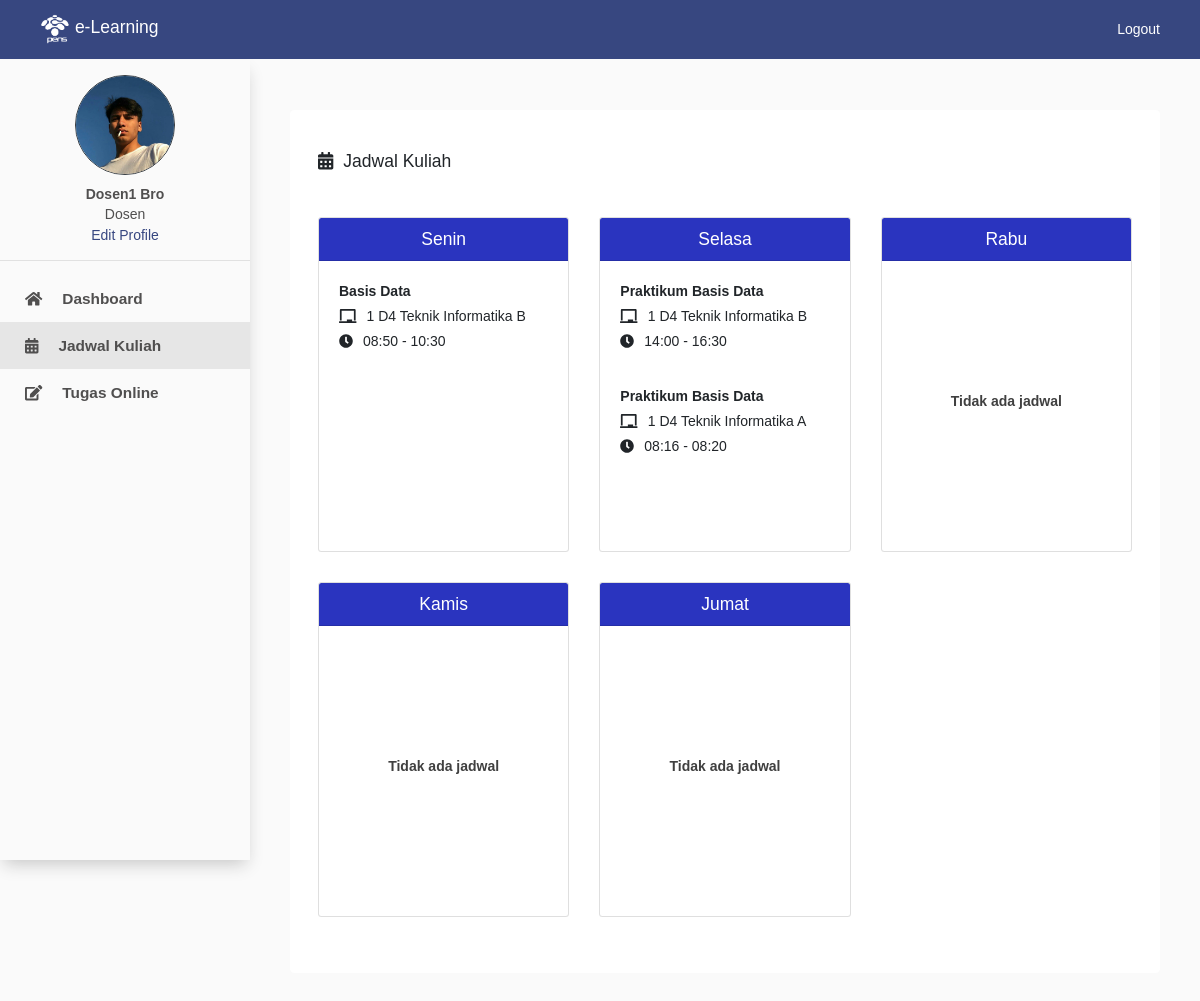
/view/dosen/jadwalKuliah.php (signed in), run on the app's committed database.
### tables this page shows
CREATE TABLE `user` (
  `id` int(11) NOT NULL,
  `user_id` int(11) NOT NULL,
  `nama` varchar(100) NOT NULL,
  `email` varchar(100) NOT NULL,
  `password` varchar(100) NOT NULL,
  `nama_foto` varchar(100) NOT NULL,
  `tipe_foto` varchar(100) NOT NULL,
  `role` varchar(100) NOT NULL
);

CREATE TABLE `jadwal` (
  `id` int(11) NOT NULL,
  `matkul_id` int(11) NOT NULL,
  `dosen_id` int(11) NOT NULL,
  `kelas_id` int(11) NOT NULL,
  `hari` varchar(100) NOT NULL,
  `jam_mulai` varchar(100) NOT NULL,
  `jam_selesai` varchar(100) NOT NULL
);

CREATE TABLE `matkul` (
  `id` int(11) NOT NULL,
  `matkul` varchar(100) NOT NULL,
  `sks` varchar(100) NOT NULL
);

CREATE TABLE `kelas` (
  `id` int(11) NOT NULL,
  `kelas` varchar(100) NOT NULL
);

### view/dosen/jadwalKuliah.php (the view, shortened to what this page needs)
<?php
include '../../config/connection.php';
$id = $_SESSION['id'];
$query = mysqli_query($connection, "SELECT * FROM user WHERE id = $id");
$result = mysqli_fetch_assoc($query);
?>
<!DOCTYPE html>
<html lang="en">
<head>
    <link rel="stylesheet" href="https://cdn.jsdelivr.net/npm/bootstrap@4.6.0/dist/css/bootstrap.min.css">
    <link rel="stylesheet" href="https://cdnjs.cloudflare.com/ajax/libs/font-awesome/5.13.0/css/all.min.css">
    <link rel="stylesheet" href="../style.css">
</head>
<body style="background: #fafafa">
    <nav class="navbar navbar-light fixed-top" style="padding: 10px 40px; background-color: #374780">
        <a class="navbar-brand" href="#" style="color: #ffff">
            <img src="../assets/pens_putih.png" width="30" height="30" class="d-inline-block align-top" alt="">
            e-Learning
        </a>
        <span class="navbar-text">
            <a href="../../config/logoutDosen.php" style="color: #ffff; text-decoration: none">Logout</a>
        </span>
    </nav>
    <div class="wrapper">
        <nav id="sidebar">
            <div style="text-align: center; margin-top: 15px">
                <?php
                if ($result['nama_foto'] == '') {
                ?><img src="../assets/user.png" width="90px" height="90px" class="rounded-circle border border-dark"><br><br>
                <?php
                } else {
                ?><img src="../../profileUser/<?php echo $result['nama_foto'] ?>" width="100px" height="100px" class="rounded-circle border border-dark"><br><br>
                <?php
                }
                ?>
                <p style="margin-top: -12px; font-weight: bold; margin-bottom: 2px"><?php echo $result['nama'] ?></p>
                <p style="margin-top: -3px; margin-bottom: 0px">Dosen</p>
                <a href="" style="color:#374780" data-toggle="modal" data-target="#editProfile">Edit Profile</a>
            </div>
            <hr>
            <ul class="list-unstyled components" style="margin-top: 10px">
                <li>
                    <a href="dashboard.php"><span class="fas fa-home" style="margin-right: 20px;"></span>Dashboard</a>
                </li>
                <li class="active">
                    <a href="jadwalKuliah.php"><span class="fas fa-calendar-alt" style="margin-right: 20px;"></span>Jadwal Kuliah</a>
                </li>
                <li>
                    <a href="tugasOnline.php"><span class="fas fa-edit" style="margin-right: 20px;"></span>Tugas Online</a>
                </li>
            </ul>
        </nav>
        <div class="content">
            <div style="padding: 30px 20px">
                <div class="jumbotron" style="background-color: #fff">
                    <h5 style="margin-top: -15px; margin-bottom: 15px"><span class="fas fa-calendar-alt" style="margin-right: 10px;"></span>Jadwal Kuliah</h5>
                    <div class="row">
                        <?php
                        $hari = ['Senin', 'Selasa', 'Rabu', 'Kamis', 'Jumat'];
                        for ($i = 0; $i < count($hari); $i++) { ?>
                            <div class="col-md-4">
                                <div class="card" style="height: 335px; margin-top: 30px">
                                    <h5 class="card-header" style="text-align: center; background-color: #2a34bf; color: white"><?php echo $hari[$i] ?></h5>
                                    <?php
                                    $jadwal = mysqli_query($connection, "SELECT * FROM jadwal WHERE dosen_id='$result[user_id]' AND hari='$hari[$i]'");
                                    if (mysqli_num_rows($jadwal) == 0) {
                                        echo "<p style='text-align: center; margin-top: 130px; font-weight: bold; color: #404040'>Tidak ada jadwal</p>";
                                    }
                                    foreach ($jadwal as $vjadwal) {
                                        $matkul = mysqli_fetch_assoc(mysqli_query($connection, "SELECT * FROM matkul WHERE id = $vjadwal[matkul_id]"));
                                        $kelas = mysqli_fetch_assoc(mysqli_query($connection, "SELECT * FROM kelas WHERE id = $vjadwal[kelas_id]"));
                                    ?>
                                        <div style="margin: 20px 20px 0px 20px;">
                                            <p style="font-weight: bold"><?php echo $matkul['matkul'] ?></p>
                                            <p style="margin-top: -10px;"><i class="fas fa-chalkboard" style="margin-right: 10px"></i><?php echo $kelas['kelas'] ?></p>
                                            <p style="margin-top: -10px;"><i class="fas fa-clock" style="margin-right: 10px"></i><?php echo $vjadwal['jam_mulai'] . ' - ' . $vjadwal['jam_selesai'] ?></p>
                                        </div>
                                    <?php } ?>
                                </div>
                            </div>
                        <?php
                        }
                        ?>
                    </div>
                </div>
            </div>
        </div>
    </div>
</body>
</html>

### view/style.css (style rules this page uses)
* { font-family: 'Poppins', sans-serif; font-size: 14px; }
.wrapper { display: flex; width: 100%; align-items: stretch; margin-top: 60px }
a, a:hover, a:focus { color: inherit; text-decoration: none; transition: all 0.3s; }
#sidebar { min-width: 250px; max-width: 250px; min-height: 100vh; background: rgb(250, 250, 250); color: rgb(80, 79, 79); transition: all 0.3s; box-shadow: 0 8px 16px -4px rgb(199, 199, 199); position: fixed; }
#sidebar ul li a { padding: 12px 25px; font-size: 1.1em; display: block; font-weight: 600; }
#sidebar ul li.active { color: rgb(80, 79, 79); background: #e6e6e6; }
.content { width: 100%; padding: 20px; min-height: 100vh; margin-left: 250px; }

### data on the page
user: nama_foto (picture), nama "Dosen1 Bro"
jadwal: matkul.matkul "Basis Data", kelas.kelas "1 D4 Teknik Informatika B", jam_mulai "08:50", jam_selesai "10:30"
jadwal: matkul.matkul "Praktikum Basis Data", kelas.kelas "1 D4 Teknik Informatika B", jam_mulai "14:00", jam_selesai "16:30"
jadwal: matkul.matkul "Praktikum Basis Data", kelas.kelas "1 D4 Teknik Informatika A", jam_mulai "08:16", jam_selesai "08:20"

### other printed values
$hari[$i] "Senin"
$hari[$i] "Selasa"
$hari[$i] "Rabu"
$hari[$i] "Kamis"
$hari[$i] "Jumat"
